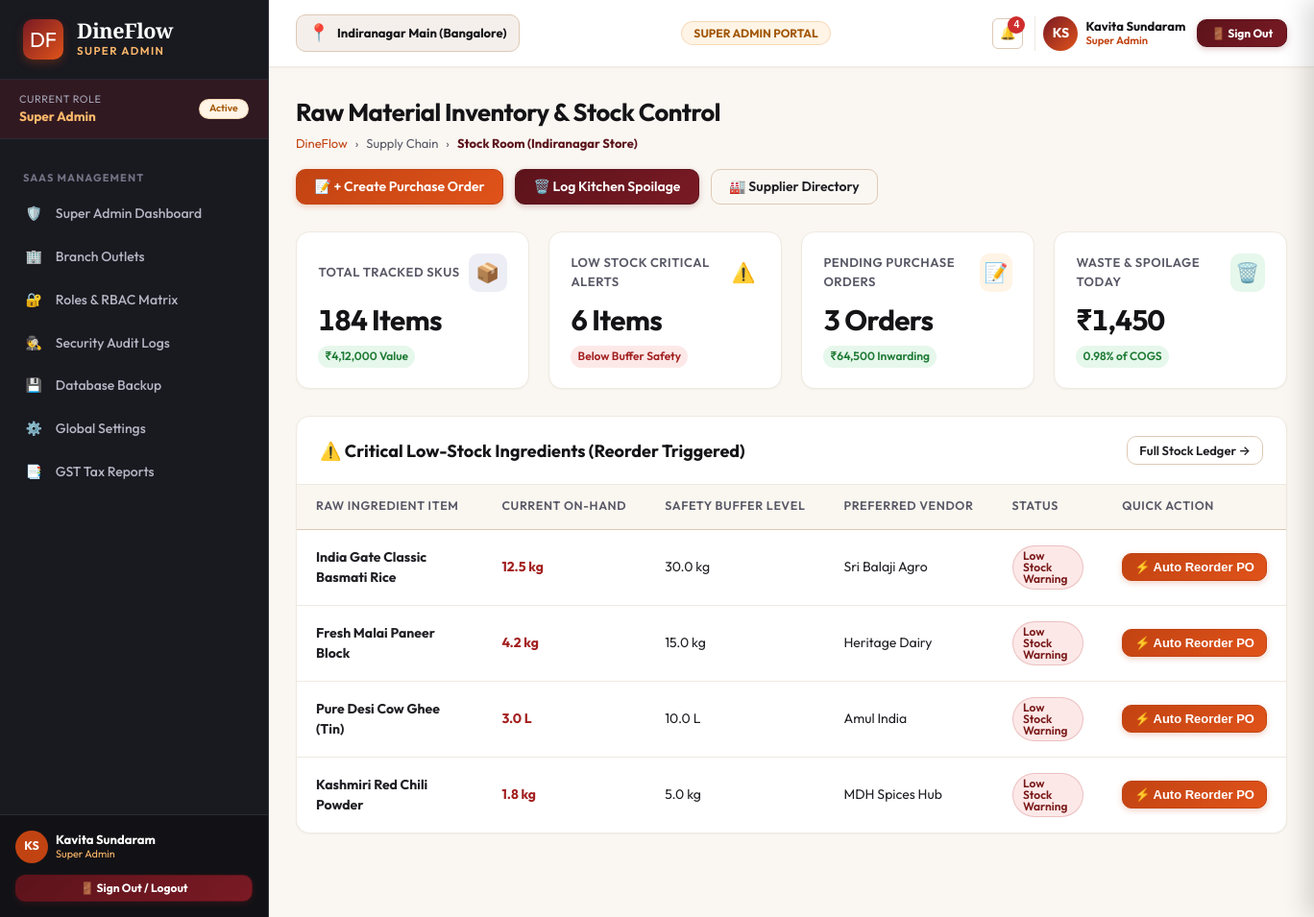
The page /dashboard/inventory/ (signed in) on the database its author committed.
### apps/accounts/models.py (models this page shows, shortened)
class Role(models.Model):
    code = models.CharField(max_length=50, unique=True)
    name = models.CharField(max_length=100)
    description = models.TextField(blank=True, default='')
    dashboard_url = models.CharField(max_length=200, default='/dashboard/owner/')
    icon = models.CharField(max_length=50, default='shield')
    is_active = models.BooleanField(default=True)
    created_at = models.DateTimeField(auto_now_add=True)

class UserProfile(models.Model):
    user = models.OneToOneField(User, on_delete=models.CASCADE, related_name='userprofile')
    role = models.ForeignKey(Role, on_delete=models.PROTECT, related_name='users')
    branch = models.CharField(max_length=150, default='Indiranagar Main (Bangalore)')
    employee_code = models.CharField(max_length=50, blank=True, default='')
    phone = models.CharField(max_length=20, blank=True, default='')
    avatar_initials = models.CharField(max_length=5, default='DF')
    created_at = models.DateTimeField(auto_now_add=True)
    updated_at = models.DateTimeField(auto_now=True)

### apps/dashboard/views.py (the view)
# urls.py: path('inventory/', views.inventory_dashboard, name='inventory'),
@role_required(['inventory', 'manager', 'owner', 'super_admin'])
def inventory_dashboard(request):
    context = {
        'page_title': 'Raw Materials & Stock Control',
        'kpis': [
            {'label': 'Total Tracked SKUs', 'value': '184 Items', 'trend': '₹4,12,000 Value', 'trend_up': True, 'icon': 'df-icon-charcoal', 'emoji': '📦'},
            {'label': 'Low Stock Critical Alerts', 'value': '6 Items', 'trend': 'Below Buffer Safety', 'trend_up': False, 'icon': 'df-icon-danger', 'emoji': '⚠️'},
            {'label': 'Pending Purchase Orders', 'value': '3 Orders', 'trend': '₹64,500 Inwarding', 'trend_up': True, 'icon': 'df-icon-saffron', 'emoji': '📝'},
            {'label': 'Waste & Spoilage Today', 'value': '₹1,450', 'trend': '0.98% of COGS', 'trend_up': True, 'icon': 'df-icon-green', 'emoji': '🗑️'},
        ],
        'low_stock_items': [
            {'item': 'India Gate Classic Basmati Rice', 'current': '12.5 kg', 'min': '30.0 kg', 'unit': 'kg', 'status': 'low_stock', 'supplier': 'Sri Balaji Agro'},
            {'item': 'Fresh Malai Paneer Block', 'current': '4.2 kg', 'min': '15.0 kg', 'unit': 'kg', 'status': 'low_stock', 'supplier': 'Heritage Dairy'},
            {'item': 'Pure Desi Cow Ghee (Tin)', 'current': '3.0 L', 'min': '10.0 L', 'unit': 'L', 'status': 'low_stock', 'supplier': 'Amul India'},
            {'item': 'Kashmiri Red Chili Powder', 'current': '1.8 kg', 'min': '5.0 kg', 'unit': 'kg', 'status': 'low_stock', 'supplier': 'MDH Spices Hub'},
        ]
    }
    return render(request, 'dashboard/inventory.html', context)

### templates/dashboard/inventory.html (shortened to what this page needs)
{% extends 'base.html' %}
{% load static %}
{% load dineflow_tags %}
{% block content %}
<div class="df-page-header">
  <div class="df-page-title-group">
    <h1>Raw Material Inventory & Stock Control</h1>
    <div class="df-breadcrumb">
      <a href="{% url 'landing:index' %}">DineFlow</a>
      <span>›</span>
      <span>Supply Chain</span>
      <span>›</span>
      <span style="color:var(--df-maroon-800); font-weight:700;">Stock Room (Indiranagar Store)</span>
    </div>
  </div>
  <div style="display:flex; gap:0.75rem;">
    <a href="{% url 'inventory:purchase_orders' %}" class="df-btn df-btn-terracotta">
      <span>📝 + Create Purchase Order</span>
    </a>
    <a href="{% url 'inventory:waste_log' %}" class="df-btn df-btn-maroon">
      <span>🗑️ Log Kitchen Spoilage</span>
    </a>
    <a href="{% url 'suppliers:list' %}" class="df-btn df-btn-outline">
      <span>🏭 Supplier Directory</span>
    </a>
  </div>
</div>
<div class="df-kpi-grid">
  {% for kpi in kpis %}
    <div class="df-kpi-card">
      <div class="df-kpi-top">
        <div class="df-kpi-label">{{ kpi.label }}</div>
        <div class="df-kpi-icon {{ kpi.icon }}">{{ kpi.emoji }}</div>
      </div>
      <div class="df-kpi-value">{{ kpi.value }}</div>
      <div class="df-kpi-bottom">
        <span class="df-trend-pill {% if kpi.trend_up %}df-trend-up{% else %}df-trend-down{% endif %}">
          {{ kpi.trend }}
        </span>
      </div>
    </div>
  {% endfor %}
</div>
<div class="df-card">
  <div class="df-card-header">
    <div class="df-card-title">⚠️ Critical Low-Stock Ingredients (Reorder Triggered)</div>
    <a href="{% url 'inventory:stock_ledger' %}" class="df-btn df-btn-outline df-btn-sm">Full Stock Ledger →</a>
  </div>
  <div class="df-table-responsive">
    <table class="df-table">
      <thead>
        <tr>
          <th>Raw Ingredient Item</th>
          <th>Current On-Hand</th>
          <th>Safety Buffer Level</th>
          <th>Preferred Vendor</th>
          <th>Status</th>
          <th>Quick Action</th>
        </tr>
      </thead>
      <tbody>
        {% for item in low_stock_items %}
          <tr>
            <td><strong>{{ item.item }}</strong></td>
            <td style="font-weight:700; color:var(--df-danger-700);">{{ item.current }}</td>
            <td>{{ item.min }}</td>
            <td>{{ item.supplier }}</td>
            <td><span class="df-badge badge-danger">Low Stock Warning</span></td>
            <td>
              <button class="df-btn df-btn-terracotta df-btn-sm" onclick="DineFlow.showToast('Purchase Order Generated', 'Draft PO created for {{ item.item }} with {{ item.supplier }}', 'success')">
                ⚡ Auto Reorder PO
              </button>
            </td>
          </tr>
        {% endfor %}
      </tbody>
    </table>
  </div>
</div>
{% endblock %}

### templates/partials/_sidebar.html (shortened to what this page needs)
{% load static %}
<aside class="df-sidebar">
  <div class="df-brand-header">
    <div class="df-brand-logo">DF</div>
    <div>
      <div class="df-brand-title">DineFlow</div>
      <div class="df-brand-subtitle">{{ CURRENT_USER.role_title }}</div>
    </div>
  </div>
  <div style="padding: 0.75rem 1.25rem; background: rgba(122, 26, 36, 0.25); border-bottom: 1px solid #2B2B33; display: flex; align-items: center; justify-content: space-between;">
    <div>
      <div style="font-size: 0.68rem; color: #A6A6B8; text-transform: uppercase; letter-spacing: 0.05em;">Current Role</div>
      <div style="font-size: 0.85rem; font-weight: 700; color: var(--df-saffron-400);">{{ CURRENT_USER.role_title }}</div>
    </div>
    <span class="df-badge badge-warning" style="font-size: 0.65rem;">Active</span>
  </div>
  <nav style="flex: 1; padding: 0.75rem 0 2rem; overflow-y: auto;">
    {% if CURRENT_ROLE == 'super_admin' %}
      <div class="df-nav-section-title">SaaS Management</div>
      <ul class="df-nav-list">
        <li class="df-nav-item">
          <a href="{% url 'dashboard:super_admin' %}" class="df-nav-link {% if request.resolver_match.url_name == 'super_admin' %}active{% endif %}">
            <span>🛡️</span>
            <span>Super Admin Dashboard</span>
          </a>
        </li>
        <li class="df-nav-item">
          <a href="{% url 'settings_app:branches' %}" class="df-nav-link {% if request.resolver_match.url_name == 'branches' %}active{% endif %}">
            <span>🏢</span>
            <span>Branch Outlets</span>
          </a>
        </li>
        <li class="df-nav-item">
          <a href="{% url 'settings_app:roles_permissions' %}" class="df-nav-link {% if request.resolver_match.url_name == 'roles_permissions' %}active{% endif %}">
            <span>🔐</span>
            <span>Roles & RBAC Matrix</span>
          </a>
        </li>
        <li class="df-nav-item">
          <a href="{% url 'settings_app:audit_logs' %}" class="df-nav-link {% if request.resolver_match.url_name == 'audit_logs' %}active{% endif %}">
            <span>🕵️</span>
            <span>Security Audit Logs</span>
          </a>
        </li>
        <li class="df-nav-item">
          <a href="{% url 'settings_app:backup_restore' %}" class="df-nav-link {% if request.resolver_match.url_name == 'backup_restore' %}active{% endif %}">
            <span>💾</span>
            <span>Database Backup</span>
          </a>
        </li>
        <li class="df-nav-item">
          <a href="{% url 'settings_app:general' %}" class="df-nav-link {% if request.resolver_match.url_name == 'general' %}active{% endif %}">
            <span>⚙️</span>
            <span>Global Settings</span>
          </a>
        </li>
        <li class="df-nav-item">
          <a href="{% url 'analytics:tax_reports' %}" class="df-nav-link {% if request.resolver_match.url_name == 'tax_reports' %}active{% endif %}">
            <span>📑</span>
            <span>GST Tax Reports</span>
          </a>
        </li>
      </ul>
    {% endif %}
  </nav>
  <div style="padding: 1rem; border-top: 1px solid #2B2B33; background: rgba(18, 18, 22, 0.95); margin-top: auto;">
    <div style="display: flex; align-items: center; justify-content: space-between; margin-bottom: 0.75rem;">
      <div style="display: flex; align-items: center; gap: 0.5rem;">
        <div style="width: 34px; height: 34px; border-radius: 50%; background: var(--df-terracotta-700); color: #FFF; font-weight: 700; display: flex; align-items: center; justify-content: center; font-size: 0.78rem;">
          {{ CURRENT_USER.avatar_initials }}
        </div>
        <div style="line-height: 1.2;">
          <div style="font-weight: 700; font-size: 0.8125rem; color: #FFF;">{{ CURRENT_USER.name }}</div>
          <div style="font-size: 0.68rem; color: var(--df-saffron-400);">{{ CURRENT_USER.role_title }}</div>
        </div>
      </div>
    </div>
    <div>
      <a href="{% url 'accounts:logout' %}" class="df-btn df-btn-maroon df-btn-sm" style="width: 100%; justify-content: center; font-size: 0.75rem; font-weight: 700;">
        <span>🚪 Sign Out / Logout</span>
      </a>
    </div>
  </div>
</aside>

### templates/partials/_navbar.html (shortened to what this page needs)
{% load static %}
<header class="df-navbar">
  <div style="display: flex; align-items: center; gap: 1rem;">
    <div style="display: flex; align-items: center; gap: 0.5rem; background: var(--df-bg-cream); border: 1px solid var(--df-border-medium); padding: 0.35rem 0.75rem; border-radius: var(--df-radius-md);">
      <span style="font-size: 1.1rem;">📍</span>
      <span style="font-weight: 700; font-size: 0.8125rem; color: var(--df-charcoal-900);">{{ ACTIVE_BRANCH }}</span>
    </div>
  </div>
  <div style="display: flex; align-items: center; gap: 0.75rem;">
    <span class="df-badge badge-warning" style="font-weight: 700; font-size: 0.75rem; padding: 0.35rem 0.75rem;">
      {{ CURRENT_USER.role_title|upper }} PORTAL
    </span>
  </div>
  <div style="display: flex; align-items: center; gap: 0.75rem;">
    <button class="df-btn-icon" onclick="DineFlow.openDrawer('df-notifications-drawer')" style="position: relative;" title="Notifications">
      🔔
      {% if UNREAD_NOTIFICATIONS_COUNT > 0 %}
        <span style="position: absolute; top: -3px; right: -3px; width: 18px; height: 18px; background: var(--df-danger-600); color: #FFF; border-radius: 50%; font-size: 0.65rem; font-weight: 800; display: flex; align-items: center; justify-content: center;">
          {{ UNREAD_NOTIFICATIONS_COUNT }}
        </span>
      {% endif %}
    </button>
    <div style="display: flex; align-items: center; gap: 0.5rem; padding-left: 0.5rem; border-left: 1px solid var(--df-border-light);">
      <div style="width: 36px; height: 36px; border-radius: 50%; background: linear-gradient(135deg, var(--df-maroon-700), var(--df-terracotta-600)); color: #FFF; font-weight: 700; display: flex; align-items: center; justify-content: center; font-size: 0.875rem; box-shadow: var(--df-shadow-xs);">
        {{ CURRENT_USER.avatar_initials }}
      </div>
      <div style="line-height: 1.2; text-align: left;" class="df-hide-mobile">
        <div style="font-weight: 700; font-size: 0.8125rem; color: var(--df-charcoal-900);">{{ CURRENT_USER.name }}</div>
        <div style="font-size: 0.7rem; color: var(--df-terracotta-700); font-weight: 600;">{{ CURRENT_USER.role_title }}</div>
      </div>
    </div>
    <a href="{% url 'accounts:logout' %}" class="df-btn df-btn-maroon df-btn-sm" style="font-weight: 700; font-size: 0.75rem; padding: 0.4rem 0.85rem;" title="Sign out of ERP">
      <span>🚪 Sign Out</span>
    </a>
  </div>
</header>

### static/css/dineflow-tokens.css (style rules this page uses)
:root { --df-charcoal-900: #141417; --df-charcoal-800: #1E1E24; --df-charcoal-700: #2B2B33; --df-charcoal-600: #3C3C47; --df-charcoal-500: #555563; --df-charcoal-400: #7A7A8C; --df-charcoal-300: #A6A6B8; --df-charcoal-200: #D1D1DE; --df-charcoal-100: #EDEDF5; --df-maroon-900: #420C12; --df-maroon-800: #5C131B; --df-maroon-700: #7A1A24; --df-maroon-600: #9E222F; --df-maroon-500: #C42B3B; --df-maroon-100: #FCE8EA; --df-terracotta-900: #73270A; --df-terracotta-800: #9C350D; --df-terracotta-700: #C24312; --df-terracotta-600: #E0531A; --df-terracotta-500: #F06A33; --df-terracotta-400: #F58C60; --df-terracotta-100: #FDEDE6; --df-saffron-900: #733E05; --df-saffron-800: #A15707; --df-saffron-700: #CF7009; --df-saffron-600: #F58B14; --df-saffron-500: #FFA238; --df-saffron-400: #FFB96B; --df-saffron-100: #FFF4E5; --df-gold-800: #8C731A; --df-gold-700: #B89722; --df-gold-600: #D9B32B; --df-gold-500: #F0CA3F; --df-gold-100: #FDF9E7; --df-green-900: #0E421B; --df-green-800: #155C27; --df-green-700: #1E7A35; --df-green-600: #279C44; --df-green-500: #34BD55; --df-green-100: #E6F7EB; --df-danger-800: #781717; --df-danger-700: #A32020; --df-danger-600: #CF2D2D; --df-danger-100: #FDE8E8; --df-bg-app: #FAF7F2; --df-bg-cream: #F5EFEB; --df-bg-surface: #FFFFFF; --df-bg-surface-subtle: #F9F6F0; --df-bg-sidebar: #191920; --df-bg-sidebar-hover: #262630; --df-bg-sidebar-active: #7A1A24; --df-text-primary: #1F1F24; --df-text-secondary: #585866; --df-text-muted: #8C8C9E; --df-text-light: #F7F5F0; --df-text-on-dark: #FFFFFF; --df-border-light: #EFE9E0; --df-border-medium: #DEC9B5; --df-border-dark: #383842; --df-border-focus: #C24312; --df-font-sans: 'Outfit', 'Inter', -apple-system, BlinkMacSystemFont, "Segoe UI", Roboto, sans-serif; --df-font-serif: 'Playfair Display', Georgia, serif; --df-font-mono: 'JetBrains Mono', 'Fira Code', Consolas, monospace; --df-shadow-xs: 0 1px 2px rgba(33, 20, 10, 0.04); --df-shadow-sm: 0 2px 4px rgba(33, 20, 10, 0.06), 0 1px 2px rgba(33, 20, 10, 0.04); --df-shadow-md: 0 6px 12px -2px rgba(33, 20, 10, 0.08), 0 3px 6px -2px rgba(33, 20, 10, 0.05); --df-shadow-lg: 0 12px 24px -4px rgba(33, 20, 10, 0.12), 0 6px 12px -4px rgba(33, 20, 10, 0.06); --df-shadow-xl: 0 20px 32px -6px rgba(33, 20, 10, 0.16), 0 10px 16px -6px rgba(33, 20, 10, 0.08); --df-radius-sm: 6px; --df-radius-md: 10px; --df-radius-lg: 14px; --df-radius-xl: 20px; --df-radius-full: 9999px; --df-sidebar-width: 280px; --df-sidebar-collapsed-width: 80px; --df-navbar-height: 70px; }

### rows shown on the page
Role: role_title "SUPER ADMIN", role_title "Super Admin"
UserProfile: avatar_initials "KS", branch "Indiranagar Main (Bangalore)"

### other values the page prints
{{ CURRENT_USER.name }} "Kavita Sundaram"
{{ UNREAD_NOTIFICATIONS_COUNT }} "4"
{{ kpi.label }} "TOTAL TRACKED SKUS" "LOW STOCK CRITICAL ALERTS" "PENDING PURCHASE ORDERS" "WASTE & SPOILAGE TODAY"
{{ kpi.emoji }} "📦" "⚠️" "📝" "🗑️"
{{ kpi.value }} "184 Items" "6 Items" "3 Orders" "₹1,450"
{{ kpi.trend }} "₹4,12,000 Value" "Below Buffer Safety" "₹64,500 Inwarding" "0.98% of COGS"
{{ item.item }} "India Gate Classic Basmati Rice" "Fresh Malai Paneer Block" "Pure Desi Cow Ghee (Tin)" "Kashmiri Red Chili Powder"
{{ item.current }} "12.5 kg" "4.2 kg" "3.0 L" "1.8 kg"
{{ item.min }} "30.0 kg" "15.0 kg" "10.0 L" "5.0 kg"
{{ item.supplier }} "Sri Balaji Agro" "Heritage Dairy" "Amul India" "MDH Spices Hub"
